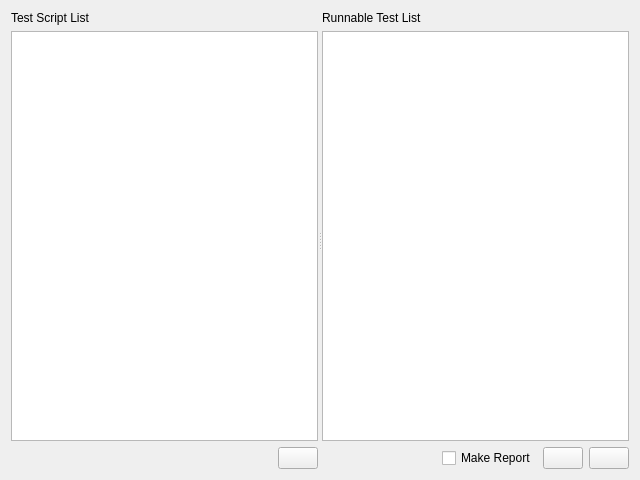
<?xml version="1.0" encoding="UTF-8"?>
<ui version="4.0">
 <class>Form</class>
 <widget class="QWidget" name="Form">
  <property name="geometry">
   <rect>
    <x>0</x>
    <y>0</y>
    <width>640</width>
    <height>480</height>
   </rect>
  </property>
  <property name="windowTitle">
   <string>Form</string>
  </property>
  <layout class="QVBoxLayout" name="verticalLayout_3">
   <item>
    <widget class="QSplitter" name="splitter">
     <property name="orientation">
      <enum>Qt::Horizontal</enum>
     </property>
     <widget class="QWidget" name="layoutWidget">
      <layout class="QVBoxLayout" name="verticalLayout">
       <item>
        <widget class="QLabel" name="label">
         <property name="text">
          <string>Test Script List</string>
         </property>
        </widget>
       </item>
       <item>
        <widget class="QTreeView" name="treeView">
         <property name="selectionMode">
          <enum>QAbstractItemView::ExtendedSelection</enum>
         </property>
        </widget>
       </item>
       <item>
        <layout class="QHBoxLayout" name="horizontalLayout">
         <item>
          <spacer name="horizontalSpacer">
           <property name="orientation">
            <enum>Qt::Horizontal</enum>
           </property>
           <property name="sizeHint" stdset="0">
            <size>
             <width>40</width>
             <height>20</height>
            </size>
           </property>
          </spacer>
         </item>
         <item>
          <widget class="QPushButton" name="btnAdd">
           <property name="text">
            <string/>
           </property>
          </widget>
         </item>
        </layout>
       </item>
      </layout>
     </widget>
     <widget class="QWidget" name="layoutWidget">
      <layout class="QVBoxLayout" name="verticalLayout_2">
       <item>
        <widget class="QLabel" name="label_2">
         <property name="text">
          <string>Runnable Test List</string>
         </property>
        </widget>
       </item>
       <item>
        <widget class="QListView" name="listView">
         <property name="editTriggers">
          <set>QAbstractItemView::NoEditTriggers</set>
         </property>
         <property name="selectionMode">
          <enum>QAbstractItemView::ExtendedSelection</enum>
         </property>
         <property name="selectionRectVisible">
          <bool>false</bool>
         </property>
        </widget>
       </item>
       <item>
        <layout class="QHBoxLayout" name="horizontalLayout_2">
         <item>
          <spacer name="horizontalSpacer_2">
           <property name="orientation">
            <enum>Qt::Horizontal</enum>
           </property>
           <property name="sizeHint" stdset="0">
            <size>
             <width>40</width>
             <height>20</height>
            </size>
           </property>
          </spacer>
         </item>
         <item>
          <widget class="QCheckBox" name="checkBox">
           <property name="text">
            <string>Make Report</string>
           </property>
          </widget>
         </item>
         <item>
          <widget class="QPushButton" name="btnDel">
           <property name="text">
            <string/>
           </property>
          </widget>
         </item>
         <item>
          <widget class="QPushButton" name="btnRun">
           <property name="text">
            <string/>
           </property>
          </widget>
         </item>
        </layout>
       </item>
      </layout>
     </widget>
    </widget>
   </item>
  </layout>
 </widget>
 <resources/>
 <connections/>
</ui>
